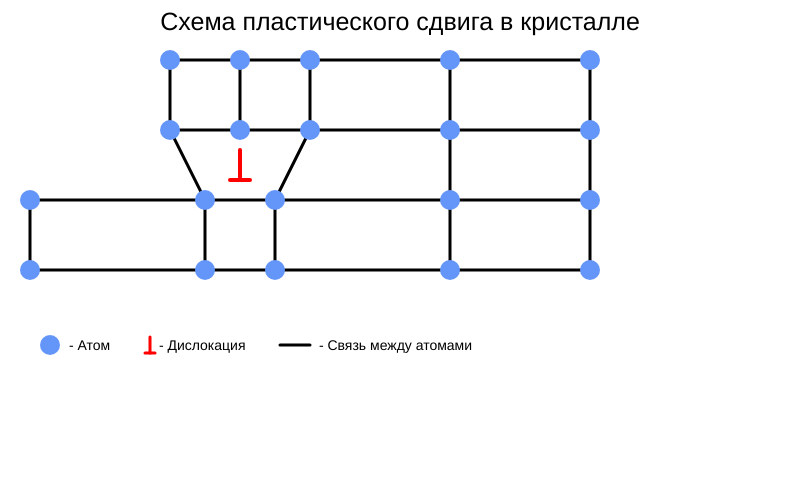
Frame 1 (no input)
Frame 60 (no input): identical to frame 1, image omitted
Frame 120 (the mouse pressed at the canvas centre since frame 60): identical to frame 1, image omitted

The p5.js sketch that drew this single still picture (run headless with seeded random() and noise() and a simulated clock; from frame 60 on, the mouse is pressed at the canvas centre):

// p5.js sketch
// ── sketch.js
//=====================Параметры кристаллической решетки======================================
  let stroki = 7;          // Количество строк в решетке
  let colonki = 21;        // Количество колонок в решетке
  let L = 35;              // Расстояние между атомами
  let X0 = 30;             // Начальная координата X для отрисовки решетки
  let Y0 = 60;             // Начальная координата Y для отрисовки решетки 

//===============Переменные для управления положением дислокацией===========================
  let d_Position = 7;             // Изначальная колонка дислокации 
  let d_vert = 4;                 // Фиксированная строка дислокации - 4-я строка
  let d_index = 0;                // Индекс текущей позиции в массиве d_dopusk
  let d_dopusk = [7, 11, 15, 19]; // Массив допустимых позиций для дислокации

  function setup() 
{
  createCanvas(800, 500);  // Создаем холст 800х600 пикслей
}

function draw() 
{
  background(255);        // Очищаем холст 
    
  /*// ==============================Отрисовка сетки==================================
  
  stroke(200); // Устанавливаем серый цвет
  strokeWeight(1); // Тонкие линии
  
  // Вертикали сетки
  for (let i = 0; i <= colonki; i++) {
    let x = X0 + i * L; // Вычисляем X-координату для каждой вертикальной линии
    line(x, Y0, x, Y0 + (stroki-1) * L); // Рисуем вертикальную линию
  }
  
  // Горизонтали сетки
  for (let j = 0; j <= stroki; j++) {
    let y = Y0 + j * L; // Вычисляем Y-координату для каждой горизонтальной линии
    line(X0, y, X0 + (colonki-1) * L, y); // Рисуем горизонтальную линию
  }
  */ 
  
//==============Определяем каждому кейсу соответствующие позиции дислокации================
  let Case;
       if (d_Position === 7) Case = 1;       // Если дислокация в колонке 7 - случай 1
  else if (d_Position === 11) Case = 2;      // Если дислокация в колонке 11 - случай 2
  else if (d_Position === 15) Case = 3;      // Если дислокация в колонке 15 - случай 3
  else if (d_Position === 19) Case = 4;      // Если дислокация в колонке 19 - случай 4
  else Case = 1;                             // По умолчанию используем случай 1
  
//==========================Выбираем матрицу конфигурации атомов==============================
  let matrica; // Матрица 7x21, где 1 - атом присутствует, 0 - атом отсутствует
  
  switch(Case) {
    case 1:                                 // Конфигурация для дислокации в позиции 7
      matrica = [
        [0,0,0,0,1,0,1,0,1,0,0,0,1,0,0,0,1,0,0,0,0],
        [0,0,0,0,0,0,0,0,0,0,0,0,0,0,0,0,0,0,0,0,0],
        [0,0,0,0,1,0,1,0,1,0,0,0,1,0,0,0,1,0,0,0,0],
        [0,0,0,0,0,0,0,0,0,0,0,0,0,0,0,0,0,0,0,0,0],
        [1,0,0,0,0,1,0,1,0,0,0,0,1,0,0,0,1,0,0,0,0],
        [0,0,0,0,0,0,0,0,0,0,0,0,0,0,0,0,0,0,0,0,0],
        [1,0,0,0,0,1,0,1,0,0,0,0,1,0,0,0,1,0,0,0,0]
      ];
      break;
      
    case 2:                                // Конфигурация для дислокации в позиции 11
      matrica = [
        [0,0,0,0,1,0,0,0,1,0,1,0,1,0,0,0,1,0,0,0,0],
        [0,0,0,0,0,0,0,0,0,0,0,0,0,0,0,0,0,0,0,0,0],
        [0,0,0,0,1,0,0,0,1,0,1,0,1,0,0,0,1,0,0,0,0],
        [0,0,0,0,0,0,0,0,0,0,0,0,0,0,0,0,0,0,0,0,0],
        [1,0,0,0,1,0,0,0,0,1,0,1,0,0,0,0,1,0,0,0,0],
        [0,0,0,0,0,0,0,0,0,0,0,0,0,0,0,0,0,0,0,0,0],
        [1,0,0,0,1,0,0,0,0,1,0,1,0,0,0,0,1,0,0,0,0]
      ];
      break;
      
    case 3:                               // Конфигурация для дислокации в позиции 15
      matrica = [
        [0,0,0,0,1,0,0,0,1,0,0,0,1,0,1,0,1,0,0,0,0],
        [0,0,0,0,0,0,0,0,0,0,0,0,0,0,0,0,0,0,0,0,0],
        [0,0,0,0,1,0,0,0,1,0,0,0,1,0,1,0,1,0,0,0,0],
        [0,0,0,0,0,0,0,0,0,0,0,0,0,0,0,0,0,0,0,0,0],
        [1,0,0,0,1,0,0,0,1,0,0,0,0,1,0,1,0,0,0,0,0],
        [0,0,0,0,0,0,0,0,0,0,0,0,0,0,0,0,0,0,0,0,0],
        [1,0,0,0,1,0,0,0,1,0,0,0,0,1,0,1,0,0,0,0,0]
      ];
      break;
      
    case 4:                               // Конфигурация для дислокации в позиции 19
      matrica = [
        [0,0,0,0,1,0,0,0,1,0,0,0,1,0,0,0,1,0,0,0,1], 
        [0,0,0,0,0,0,0,0,0,0,0,0,0,0,0,0,0,0,0,0,0],
        [0,0,0,0,1,0,0,0,1,0,0,0,1,0,0,0,1,0,0,0,1],
        [0,0,0,0,0,0,0,0,0,0,0,0,0,0,0,0,0,0,0,0,0],
        [1,0,0,0,1,0,0,0,1,0,0,0,1,0,0,0,1,0,0,0,0],
        [0,0,0,0,0,0,0,0,0,0,0,0,0,0,0,0,0,0,0,0,0],
        [1,0,0,0,1,0,0,0,1,0,0,0,1,0,0,0,1,0,0,0,0]
      ];
      break;
  }
     
//===================================Отрисовка дислокации======================================
    if (d_Position !== 19) 
  {
      let x = X0 + (d_Position - 1) * L;       // X-координата дислокации
      let y = Y0 + (d_vert - 1) * L;           // Y-координата дислокации
    
      stroke(255, 0, 0);                       // Красный цвет
      strokeWeight(4);                         // Толстые линии
      line(x, y - 15, x, y + 15);              // Вертикальная линия крестика
      line(x - 10, y + 15, x + 10, y + 15);    // Горизонтальная линия крестика
   
//====================Рисуем дополнительные черные линии вокруг дислокации==================
    stroke(0);                                 // Черный цвет
    strokeWeight(3);                           // Толстые линии
        
    line(x - 70, y - 35, x - 35, y + 35);      // Первая дополнительная линия
    line(x + 35, y + 35, x + 70, y - 35);      // Вторая дополнительная линия
  }
  
  function risovat_Linei_Mejdu_Atomami(x) {
  stroke(0);                                  // Устанавливаем черный цвет линий
  strokeWeight(3);                            // Устанавливаем толщину линий 3 пикселя
  
  let F1 = x ? stroki : colonki;
  let F2 = x ? colonki : stroki;
  
  for (let i = 0; i < F1; i++) {
    let perviy_Atom = -1;
    let posledniy_Atom = -1;
    
    for (let j = 0; j < F2; j++) {
      let Stroka = x ? i : j;
      let Stolb = x ? j : i;
      
      if (matrica[Stroka][Stolb] === 1) {
        if (perviy_Atom === -1) perviy_Atom = j;
        posledniy_Atom = j;
      }
    }
    
    if (perviy_Atom !== posledniy_Atom) 
    {
        if (x) {
        line(X0 + perviy_Atom*L, Y0 + i*L, X0 + posledniy_Atom*L, Y0 + i*L);
      } else {
        line(X0 + i*L, Y0 + perviy_Atom*L, X0 + i*L, Y0 + posledniy_Atom*L);
      }
    }
  }
}
  risovat_Linei_Mejdu_Atomami(true);        // Горизонтальные линии
  risovat_Linei_Mejdu_Atomami(false);       // Вертикальные линии
  
  //===================================Отрисовка атомов========================================
  fill(100, 150, 250);                      // Голубой цвет для атомов
  noStroke(); // Без обводки
  
  for (let Stroka = 0; Stroka < stroki; Stroka++) {
    for (let Stolb = 0; Stolb < colonki; Stolb++) {
      if (matrica[Stroka][Stolb] === 1)    // Если в ячейке есть атом
      { 
        let x = X0 + Stolb * L;            // X-координата атома
        let y = Y0 + Stroka * L;           // Y-координата атома
        ellipse(x, y, 20);                 // Рисуем атом диаметром 20 пикселей
      }
    }
  }
   
  //=================================Заголовок схемы================================
  fill(0);                                // Черный цвет текста
  noStroke();
  textSize(25);
  textAlign(CENTER);  
  text("Схема пластического сдвига в кристалле", width/2, 30);
    
 //=====================================Сноски=======================================
  let Y_snoska = Y0 + stroki * L + 40; // Позиция Y 
    // Атом
  fill(100, 150, 250);
  ellipse(50, Y_snoska, 20);
  fill(0);
  noStroke();
  textSize(14);
  textAlign(LEFT);
  text(" - Атом", 65, Y_snoska + 5);
    // Дислокация
  stroke(255, 0, 0);
  strokeWeight(3);
  line(150, Y_snoska - 8, 150, Y_snoska + 8);
  line(145, Y_snoska + 8, 155, Y_snoska + 8);
  noStroke();
  fill(0);
  text(" - Дислокация", 155, Y_snoska + 5);
    // Связь
  stroke(0);
  strokeWeight(3);
  line(280, Y_snoska, 310, Y_snoska);
  noStroke();
  fill(0);
  text(" - Связь между атомами", 315, Y_snoska + 5);

}

  //==========================Обработчик нажатия клавиш============================
function keyPressed() {
  if (key === ' ') 
  { // Если нажат пробел
    // Переключаемся на следующую позицию в массиве d_dopusk
    d_index = (d_index + 1) % d_dopusk.length;
    // Устанавливаем новую позицию дислокации
    d_Position = d_dopusk[d_index];
  }
}
